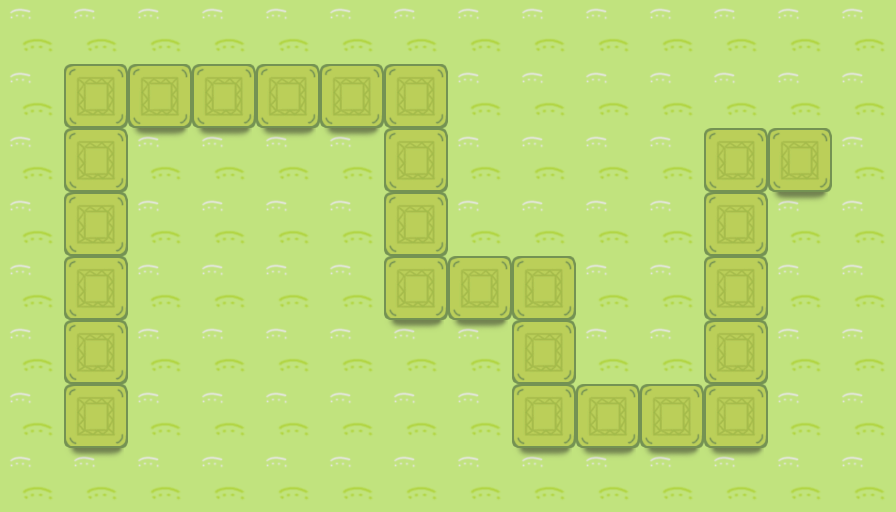

The image is a tile-based game level rendered from a .tmx file. Its description and source (layers, tilesets, objects; grid data summarised) follow:
An orthogonal 14x8 tile map with 64x64 px tiles, 2 tile layers (bg, road) and 25 objects (7x waypoint, 6x yuanxrz, 3x gu, 3x qianshu, 2x box, ...).

<map version="1.0" orientation="orthogonal" width="14" height="8" tilewidth="64" tileheight="64">
 <tileset firstgid="1" name="map" tilewidth="64" tileheight="64">
  <image source="map.png" width="512" height="512" />
 </tileset>
 <layer name="bg" width="14" height="8">
  <data>[112 cells, 112 non-empty, 2 distinct tile ids]</data>
 </layer>
 <layer name="road" width="14" height="8">
  <data>[112 cells, 26 non-empty, 1 distinct tile ids]</data>
 </layer>
 <objectgroup name="object" width="14" height="8">
  <object name="jam" type="yuanxrz" x="0" y="384" />
  <object name="jam" type="yuanxrz" x="0" y="192" />
  <object name="jam" type="gu" x="128" y="320" />
  <object name="jam" type="gu" x="128" y="256" />
  <object name="jam" type="box" x="192" y="192" />
  <object name="jam" type="shenshu" x="256" y="320" />
  <object name="jam" type="qianshu" x="384" y="448" />
  <object name="jam" type="gu" x="512" y="512" />
  <object name="jam" type="shenshu" x="448" y="256" />
  <object name="jam" type="yuanxrz" x="640" y="384" />
  <object name="jam" type="yuanxrz" x="768" y="448" />
  <object name="jam" type="box" x="640" y="256" />
  <object name="jam" type="yuanxrz" x="640" y="192" />
  <object name="jam" type="yuanxrz" x="768" y="128" />
  <object name="jam" type="qianshu" x="128" y="448" />
  <object name="jam" type="qianshu" x="768" y="320" />
  <object name="points0" type="start" x="96" y="416" />
  <object name="points1" type="waypoint" x="96" y="96" />
  <object name="points2" type="waypoint" x="416" y="96" />
  <object name="points3" type="waypoint" x="416" y="288" />
  <object name="points4" type="waypoint" x="544" y="288" />
  <object name="points5" type="waypoint" x="544" y="416" />
  <object name="points6" type="waypoint" x="736" y="416" />
  <object name="points7" type="waypoint" x="736" y="160" />
  <object name="points8" type="end" x="800" y="160" />
 </objectgroup>
</map>
